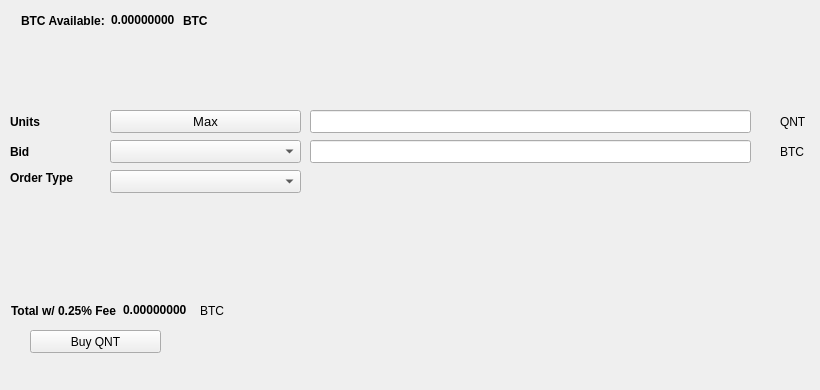
   <widget class="QWidget" name="BuyTab">
    <attribute name="title">
     <string>Buy</string>
    </attribute>
    <widget class="QPushButton" name="BuyQNT">
     <property name="geometry">
      <rect>
       <x>30</x>
       <y>330</y>
       <width>131</width>
       <height>23</height>
      </rect>
     </property>
     <property name="text">
      <string>Buy QNT</string>
     </property>
     <property name="icon">
      <iconset resource="../quantlab.qrc">
       <normaloff>:/icons/bitcoin</normaloff>:/icons/bitcoin</iconset>
     </property>
    </widget>
    <widget class="QLabel" name="label_3">
     <property name="geometry">
      <rect>
       <x>10</x>
       <y>110</y>
       <width>46</width>
       <height>23</height>
      </rect>
     </property>
     <property name="font">
      <font>
       <weight>75</weight>
       <bold>true</bold>
      </font>
     </property>
     <property name="text">
      <string>Units</string>
     </property>
    </widget>
    <widget class="QLineEdit" name="UnitsInput">
     <property name="geometry">
      <rect>
       <x>310</x>
       <y>110</y>
       <width>441</width>
       <height>23</height>
      </rect>
     </property>
     <property name="font">
      <font>
       <pointsize>9</pointsize>
       <weight>75</weight>
       <bold>true</bold>
      </font>
     </property>
    </widget>
    <widget class="QLineEdit" name="BuyBidPriceEdit">
     <property name="geometry">
      <rect>
       <x>310</x>
       <y>140</y>
       <width>441</width>
       <height>23</height>
      </rect>
     </property>
     <property name="font">
      <font>
       <pointsize>9</pointsize>
       <weight>75</weight>
       <bold>true</bold>
      </font>
     </property>
    </widget>
    <widget class="QLabel" name="label_4">
     <property name="geometry">
      <rect>
       <x>780</x>
       <y>110</y>
       <width>31</width>
       <height>23</height>
      </rect>
     </property>
     <property name="text">
      <string>QNT</string>
     </property>
    </widget>
    <widget class="QLabel" name="label_5">
     <property name="geometry">
      <rect>
       <x>780</x>
       <y>140</y>
       <width>31</width>
       <height>23</height>
      </rect>
     </property>
     <property name="text">
      <string>BTC</string>
     </property>
    </widget>
    <widget class="QLabel" name="label_6">
     <property name="geometry">
      <rect>
       <x>10</x>
       <y>140</y>
       <width>46</width>
       <height>23</height>
      </rect>
     </property>
     <property name="font">
      <font>
       <weight>75</weight>
       <bold>true</bold>
      </font>
     </property>
     <property name="text">
      <string>Bid</string>
     </property>
    </widget>
    <widget class="QLabel" name="label_7">
     <property name="geometry">
      <rect>
       <x>10</x>
       <y>170</y>
       <width>91</width>
       <height>16</height>
      </rect>
     </property>
     <property name="font">
      <font>
       <weight>75</weight>
       <bold>true</bold>
      </font>
     </property>
     <property name="text">
      <string>Order Type</string>
     </property>
    </widget>
    <widget class="QPushButton" name="Buy_Max_Amount">
     <property name="geometry">
      <rect>
       <x>110</x>
       <y>110</y>
       <width>191</width>
       <height>23</height>
      </rect>
     </property>
     <property name="font">
      <font>
       <pointsize>10</pointsize>
      </font>
     </property>
     <property name="text">
      <string>Max</string>
     </property>
    </widget>
    <widget class="QComboBox" name="BuyBidcomboBox">
     <property name="geometry">
      <rect>
       <x>110</x>
       <y>140</y>
       <width>191</width>
       <height>23</height>
      </rect>
     </property>
     <property name="font">
      <font>
       <pointsize>10</pointsize>
      </font>
     </property>
    </widget>
    <widget class="QComboBox" name="buyOrdertypeCombo">
     <property name="geometry">
      <rect>
       <x>110</x>
       <y>170</y>
       <width>191</width>
       <height>23</height>
      </rect>
     </property>
     <property name="font">
      <font>
       <pointsize>10</pointsize>
      </font>
     </property>
    </widget>
    <widget class="QWidget" name="layoutWidget1">
     <property name="geometry">
      <rect>
       <x>21</x>
       <y>11</y>
       <width>227</width>
       <height>19</height>
      </rect>
     </property>
     <layout class="QHBoxLayout" name="horizontalLayout_3">
      <item>
       <widget class="QLabel" name="label232">
        <property name="font">
         <font>
          <weight>75</weight>
          <bold>true</bold>
         </font>
        </property>
        <property name="text">
         <string>BTC Available:</string>
        </property>
       </widget>
      </item>
      <item>
       <widget class="QLabel" name="BtcAvailableLbl">
        <property name="palette">
         <palette>
          <active>
           <colorrole role="WindowText">
            <brush brushstyle="SolidPattern">
             <color alpha="255">
              <red>0</red>
              <green>0</green>
              <blue>0</blue>
             </color>
            </brush>
           </colorrole>
           <colorrole role="Button">
            <brush brushstyle="SolidPattern">
             <color alpha="255">
              <red>0</red>
              <green>170</green>
              <blue>0</blue>
             </color>
            </brush>
           </colorrole>
           <colorrole role="Light">
            <brush brushstyle="SolidPattern">
             <color alpha="255">
              <red>0</red>
              <green>255</green>
              <blue>0</blue>
             </color>
            </brush>
           </colorrole>
           <colorrole role="Midlight">
            <brush brushstyle="SolidPattern">
             <color alpha="255">
              <red>0</red>
              <green>212</green>
              <blue>0</blue>
             </color>
            </brush>
           </colorrole>
           <colorrole role="Dark">
            <brush brushstyle="SolidPattern">
             <color alpha="255">
              <red>0</red>
              <green>85</green>
              <blue>0</blue>
             </color>
            </brush>
           </colorrole>
           <colorrole role="Mid">
            <brush brushstyle="SolidPattern">
             <color alpha="255">
              <red>0</red>
              <green>113</green>
              <blue>0</blue>
             </color>
            </brush>
           </colorrole>
           <colorrole role="Text">
            <brush brushstyle="SolidPattern">
             <color alpha="255">
              <red>0</red>
              <green>170</green>
              <blue>0</blue>
             </color>
            </brush>
           </colorrole>
           <colorrole role="BrightText">
            <brush brushstyle="SolidPattern">
             <color alpha="255">
              <red>255</red>
              <green>255</green>
              <blue>255</blue>
             </color>
            </brush>
           </colorrole>
           <colorrole role="ButtonText">
            <brush brushstyle="SolidPattern">
             <color alpha="255">
              <red>0</red>
              <green>0</green>
              <blue>0</blue>
             </color>
            </brush>
           </colorrole>
           <colorrole role="Base">
            <brush brushstyle="SolidPattern">
             <color alpha="255">
              <red>255</red>
              <green>255</green>
              <blue>255</blue>
             </color>
            </brush>
           </colorrole>
           <colorrole role="Window">
            <brush brushstyle="SolidPattern">
             <color alpha="255">
              <red>0</red>
              <green>170</green>
              <blue>0</blue>
             </color>
            </brush>
           </colorrole>
           <colorrole role="Shadow">
            <brush brushstyle="SolidPattern">
             <color alpha="255">
              <red>0</red>
              <green>0</green>
              <blue>0</blue>
             </color>
            </brush>
           </colorrole>
           <colorrole role="AlternateBase">
            <brush brushstyle="SolidPattern">
             <color alpha="255">
              <red>127</red>
              <green>212</green>
              <blue>127</blue>
             </color>
            </brush>
           </colorrole>
           <colorrole role="ToolTipBase">
            <brush brushstyle="SolidPattern">
             <color alpha="255">
              <red>255</red>
              <green>255</green>
              <blue>220</blue>
             </color>
            </brush>
           </colorrole>
           <colorrole role="ToolTipText">
            <brush brushstyle="SolidPattern">
             <color alpha="255">
              <red>0</red>
              <green>0</green>
              <blue>0</blue>
             </color>
            </brush>
           </colorrole>
          </active>
          <inactive>
           <colorrole role="WindowText">
            <brush brushstyle="SolidPattern">
             <color alpha="255">
              <red>0</red>
              <green>0</green>
              <blue>0</blue>
             </color>
            </brush>
           </colorrole>
           <colorrole role="Button">
            <brush brushstyle="SolidPattern">
             <color alpha="255">
              <red>0</red>
              <green>170</green>
              <blue>0</blue>
             </color>
            </brush>
           </colorrole>
           <colorrole role="Light">
            <brush brushstyle="SolidPattern">
             <color alpha="255">
              <red>0</red>
              <green>255</green>
              <blue>0</blue>
             </color>
            </brush>
           </colorrole>
           <colorrole role="Midlight">
            <brush brushstyle="SolidPattern">
             <color alpha="255">
              <red>0</red>
              <green>212</green>
              <blue>0</blue>
             </color>
            </brush>
           </colorrole>
           <colorrole role="Dark">
            <brush brushstyle="SolidPattern">
             <color alpha="255">
              <red>0</red>
              <green>85</green>
              <blue>0</blue>
             </color>
            </brush>
           </colorrole>
           <colorrole role="Mid">
            <brush brushstyle="SolidPattern">
             <color alpha="255">
              <red>0</red>
              <green>113</green>
              <blue>0</blue>
             </color>
            </brush>
           </colorrole>
           <colorrole role="Text">
            <brush brushstyle="SolidPattern">
             <color alpha="255">
              <red>0</red>
              <green>170</green>
              <blue>0</blue>
             </color>
            </brush>
           </colorrole>
           <colorrole role="BrightText">
            <brush brushstyle="SolidPattern">
             <color alpha="255">
              <red>255</red>
              <green>255</green>
              <blue>255</blue>
             </color>
            </brush>
           </colorrole>
           <colorrole role="ButtonText">
            <brush brushstyle="SolidPattern">
             <color alpha="255">
              <red>0</red>
              <green>0</green>
              <blue>0</blue>
             </color>
            </brush>
           </colorrole>
           <colorrole role="Base">
            <brush brushstyle="SolidPattern">
             <color alpha="255">
              <red>255</red>
              <green>255</green>
              <blue>255</blue>
             </color>
            </brush>
           </colorrole>
           <colorrole role="Window">
            <brush brushstyle="SolidPattern">
             <color alpha="255">
              <red>0</red>
              <green>170</green>
              <blue>0</blue>
             </color>
            </brush>
           </colorrole>
           <colorrole role="Shadow">
            <brush brushstyle="SolidPattern">
             <color alpha="255">
              <red>0</red>
              <green>0</green>
              <blue>0</blue>
             </color>
            </brush>
           </colorrole>
           <colorrole role="AlternateBase">
            <brush brushstyle="SolidPattern">
             <color alpha="255">
              <red>127</red>
              <green>212</green>
              <blue>127</blue>
             </color>
            </brush>
           </colorrole>
           <colorrole role="ToolTipBase">
            <brush brushstyle="SolidPattern">
             <color alpha="255">
              <red>255</red>
              <green>255</green>
              <blue>220</blue>
             </color>
            </brush>
           </colorrole>
           <colorrole role="ToolTipText">
            <brush brushstyle="SolidPattern">
             <color alpha="255">
              <red>0</red>
              <green>0</green>
              <blue>0</blue>
             </color>
            </brush>
           </colorrole>
          </inactive>
          <disabled>
           <colorrole role="WindowText">
            <brush brushstyle="SolidPattern">
             <color alpha="255">
              <red>0</red>
              <green>85</green>
              <blue>0</blue>
             </color>
            </brush>
           </colorrole>
           <colorrole role="Button">
            <brush brushstyle="SolidPattern">
             <color alpha="255">
              <red>0</red>
              <green>170</green>
              <blue>0</blue>
             </color>
            </brush>
           </colorrole>
           <colorrole role="Light">
            <brush brushstyle="SolidPattern">
             <color alpha="255">
              <red>0</red>
              <green>255</green>
              <blue>0</blue>
             </color>
            </brush>
           </colorrole>
           <colorrole role="Midlight">
            <brush brushstyle="SolidPattern">
             <color alpha="255">
              <red>0</red>
              <green>212</green>
              <blue>0</blue>
             </color>
            </brush>
           </colorrole>
           <colorrole role="Dark">
            <brush brushstyle="SolidPattern">
             <color alpha="255">
              <red>0</red>
              <green>85</green>
              <blue>0</blue>
             </color>
            </brush>
           </colorrole>
           <colorrole role="Mid">
            <brush brushstyle="SolidPattern">
             <color alpha="255">
              <red>0</red>
              <green>113</green>
              <blue>0</blue>
             </color>
            </brush>
           </colorrole>
           <colorrole role="Text">
            <brush brushstyle="SolidPattern">
             <color alpha="255">
              <red>0</red>
              <green>85</green>
              <blue>0</blue>
             </color>
            </brush>
           </colorrole>
           <colorrole role="BrightText">
            <brush brushstyle="SolidPattern">
             <color alpha="255">
              <red>255</red>
              <green>255</green>
              <blue>255</blue>
             </color>
            </brush>
           </colorrole>
           <colorrole role="ButtonText">
            <brush brushstyle="SolidPattern">
             <color alpha="255">
              <red>0</red>
              <green>85</green>
              <blue>0</blue>
             </color>
            </brush>
           </colorrole>
           <colorrole role="Base">
            <brush brushstyle="SolidPattern">
             <color alpha="255">
              <red>0</red>
              <green>170</green>
              <blue>0</blue>
             </color>
            </brush>
           </colorrole>
           <colorrole role="Window">
            <brush brushstyle="SolidPattern">
             <color alpha="255">
              <red>0</red>
              <green>170</green>
              <blue>0</blue>
             </color>
            </brush>
           </colorrole>
           <colorrole role="Shadow">
            <brush brushstyle="SolidPattern">
             <color alpha="255">
              <red>0</red>
              <green>0</green>
              <blue>0</blue>
             </color>
            </brush>
           </colorrole>
           <colorrole role="AlternateBase">
            <brush brushstyle="SolidPattern">
             <color alpha="255">
              <red>0</red>
              <green>170</green>
              <blue>0</blue>
             </color>
            </brush>
           </colorrole>
           <colorrole role="ToolTipBase">
            <brush brushstyle="SolidPattern">
             <color alpha="255">
              <red>255</red>
              <green>255</green>
              <blue>220</blue>
             </color>
            </brush>
           </colorrole>
           <colorrole role="ToolTipText">
            <brush brushstyle="SolidPattern">
             <color alpha="255">
              <red>0</red>
              <green>0</green>
              <blue>0</blue>
             </color>
            </brush>
           </colorrole>
          </disabled>
         </palette>
        </property>
        <property name="font">
         <font>
          <weight>75</weight>
          <bold>true</bold>
         </font>
        </property>
        <property name="text">
         <string>0.00000000</string>
        </property>
        <property name="textInteractionFlags">
         <set>Qt::LinksAccessibleByMouse|Qt::TextSelectableByKeyboard|Qt::TextSelectableByMouse</set>
        </property>
       </widget>
      </item>
      <item>
       <widget class="QLabel" name="BtcAvailableLbl_2">
        <property name="font">
         <font>
          <weight>75</weight>
          <bold>true</bold>
         </font>
        </property>
        <property name="text">
         <string>BTC</string>
        </property>
       </widget>
      </item>
     </layout>
    </widget>
    <widget class="QWidget" name="layoutWidge2">
     <property name="geometry">
      <rect>
       <x>11</x>
       <y>301</y>
       <width>259</width>
       <height>19</height>
      </rect>
     </property>
     <layout class="QHBoxLayout" name="horizontalLayout_4">
      <item>
       <widget class="QLabel" name="label_9">
        <property name="font">
         <font>
          <weight>75</weight>
          <bold>true</bold>
         </font>
        </property>
        <property name="text">
         <string>Total w/ 0.25% Fee</string>
        </property>
       </widget>
      </item>
      <item>
       <widget class="QLabel" name="BuyCostLabel">
        <property name="palette">
         <palette>
          <active>
           <colorrole role="WindowText">
            <brush brushstyle="SolidPattern">
             <color alpha="255">
              <red>0</red>
              <green>0</green>
              <blue>0</blue>
             </color>
            </brush>
           </colorrole>
           <colorrole role="Button">
            <brush brushstyle="SolidPattern">
             <color alpha="255">
              <red>0</red>
              <green>170</green>
              <blue>0</blue>
             </color>
            </brush>
           </colorrole>
           <colorrole role="Light">
            <brush brushstyle="SolidPattern">
             <color alpha="255">
              <red>0</red>
              <green>255</green>
              <blue>0</blue>
             </color>
            </brush>
           </colorrole>
           <colorrole role="Midlight">
            <brush brushstyle="SolidPattern">
             <color alpha="255">
              <red>0</red>
              <green>212</green>
              <blue>0</blue>
             </color>
            </brush>
           </colorrole>
           <colorrole role="Dark">
            <brush brushstyle="SolidPattern">
             <color alpha="255">
              <red>0</red>
              <green>85</green>
              <blue>0</blue>
             </color>
            </brush>
           </colorrole>
           <colorrole role="Mid">
            <brush brushstyle="SolidPattern">
             <color alpha="255">
              <red>0</red>
              <green>113</green>
              <blue>0</blue>
             </color>
            </brush>
           </colorrole>
           <colorrole role="Text">
            <brush brushstyle="SolidPattern">
             <color alpha="255">
              <red>0</red>
              <green>170</green>
              <blue>0</blue>
             </color>
            </brush>
           </colorrole>
           <colorrole role="BrightText">
            <brush brushstyle="SolidPattern">
             <color alpha="255">
              <red>255</red>
              <green>255</green>
              <blue>255</blue>
             </color>
            </brush>
           </colorrole>
           <colorrole role="ButtonText">
            <brush brushstyle="SolidPattern">
             <color alpha="255">
              <red>0</red>
              <green>0</green>
              <blue>0</blue>
             </color>
            </brush>
           </colorrole>
           <colorrole role="Base">
            <brush brushstyle="SolidPattern">
             <color alpha="255">
              <red>255</red>
              <green>255</green>
              <blue>255</blue>
             </color>
            </brush>
           </colorrole>
           <colorrole role="Window">
            <brush brushstyle="SolidPattern">
             <color alpha="255">
              <red>0</red>
              <green>170</green>
              <blue>0</blue>
             </color>
            </brush>
           </colorrole>
           <colorrole role="Shadow">
            <brush brushstyle="SolidPattern">
             <color alpha="255">
              <red>0</red>
              <green>0</green>
              <blue>0</blue>
             </color>
            </brush>
           </colorrole>
           <colorrole role="AlternateBase">
            <brush brushstyle="SolidPattern">
             <color alpha="255">
              <red>127</red>
              <green>212</green>
              <blue>127</blue>
             </color>
            </brush>
           </colorrole>
           <colorrole role="ToolTipBase">
            <brush brushstyle="SolidPattern">
             <color alpha="255">
              <red>255</red>
              <green>255</green>
              <blue>220</blue>
             </color>
            </brush>
           </colorrole>
           <colorrole role="ToolTipText">
            <brush brushstyle="SolidPattern">
             <color alpha="255">
              <red>0</red>
              <green>0</green>
              <blue>0</blue>
             </color>
            </brush>
           </colorrole>
          </active>
          <inactive>
           <colorrole role="WindowText">
            <brush brushstyle="SolidPattern">
             <color alpha="255">
              <red>0</red>
              <green>0</green>
              <blue>0</blue>
             </color>
            </brush>
           </colorrole>
           <colorrole role="Button">
            <brush brushstyle="SolidPattern">
             <color alpha="255">
              <red>0</red>
              <green>170</green>
              <blue>0</blue>
             </color>
            </brush>
           </colorrole>
           <colorrole role="Light">
            <brush brushstyle="SolidPattern">
             <color alpha="255">
              <red>0</red>
              <green>255</green>
              <blue>0</blue>
             </color>
            </brush>
           </colorrole>
           <colorrole role="Midlight">
            <brush brushstyle="SolidPattern">
             <color alpha="255">
              <red>0</red>
              <green>212</green>
              <blue>0</blue>
             </color>
            </brush>
           </colorrole>
           <colorrole role="Dark">
            <brush brushstyle="SolidPattern">
             <color alpha="255">
              <red>0</red>
              <green>85</green>
              <blue>0</blue>
             </color>
            </brush>
           </colorrole>
           <colorrole role="Mid">
            <brush brushstyle="SolidPattern">
             <color alpha="255">
              <red>0</red>
              <green>113</green>
              <blue>0</blue>
             </color>
            </brush>
           </colorrole>
           <colorrole role="Text">
            <brush brushstyle="SolidPattern">
             <color alpha="255">
              <red>0</red>
              <green>170</green>
              <blue>0</blue>
             </color>
            </brush>
           </colorrole>
           <colorrole role="BrightText">
            <brush brushstyle="SolidPattern">
             <color alpha="255">
              <red>255</red>
              <green>255</green>
              <blue>255</blue>
             </color>
            </brush>
           </colorrole>
           <colorrole role="ButtonText">
            <brush brushstyle="SolidPattern">
             <color alpha="255">
              <red>0</red>
              <green>0</green>
              <blue>0</blue>
             </color>
            </brush>
           </colorrole>
           <colorrole role="Base">
            <brush brushstyle="SolidPattern">
             <color alpha="255">
              <red>255</red>
              <green>255</green>
              <blue>255</blue>
             </color>
            </brush>
           </colorrole>
           <colorrole role="Window">
            <brush brushstyle="SolidPattern">
             <color alpha="255">
              <red>0</red>
              <green>170</green>
              <blue>0</blue>
             </color>
            </brush>
           </colorrole>
           <colorrole role="Shadow">
            <brush brushstyle="SolidPattern">
             <color alpha="255">
              <red>0</red>
              <green>0</green>
              <blue>0</blue>
             </color>
            </brush>
           </colorrole>
           <colorrole role="AlternateBase">
            <brush brushstyle="SolidPattern">
             <color alpha="255">
              <red>127</red>
              <green>212</green>
              <blue>127</blue>
             </color>
            </brush>
           </colorrole>
           <colorrole role="ToolTipBase">
            <brush brushstyle="SolidPattern">
             <color alpha="255">
              <red>255</red>
              <green>255</green>
              <blue>220</blue>
             </color>
            </brush>
           </colorrole>
           <colorrole role="ToolTipText">
            <brush brushstyle="SolidPattern">
             <color alpha="255">
              <red>0</red>
              <green>0</green>
              <blue>0</blue>
             </color>
            </brush>
           </colorrole>
          </inactive>
          <disabled>
           <colorrole role="WindowText">
            <brush brushstyle="SolidPattern">
             <color alpha="255">
              <red>0</red>
              <green>85</green>
              <blue>0</blue>
             </color>
            </brush>
           </colorrole>
           <colorrole role="Button">
            <brush brushstyle="SolidPattern">
             <color alpha="255">
              <red>0</red>
              <green>170</green>
              <blue>0</blue>
             </color>
            </brush>
           </colorrole>
           <colorrole role="Light">
            <brush brushstyle="SolidPattern">
             <color alpha="255">
              <red>0</red>
              <green>255</green>
              <blue>0</blue>
             </color>
            </brush>
           </colorrole>
           <colorrole role="Midlight">
            <brush brushstyle="SolidPattern">
             <color alpha="255">
              <red>0</red>
              <green>212</green>
              <blue>0</blue>
             </color>
            </brush>
           </colorrole>
           <colorrole role="Dark">
            <brush brushstyle="SolidPattern">
             <color alpha="255">
              <red>0</red>
              <green>85</green>
              <blue>0</blue>
             </color>
            </brush>
           </colorrole>
           <colorrole role="Mid">
            <brush brushstyle="SolidPattern">
             <color alpha="255">
              <red>0</red>
              <green>113</green>
              <blue>0</blue>
             </color>
            </brush>
           </colorrole>
           <colorrole role="Text">
            <brush brushstyle="SolidPattern">
             <color alpha="255">
              <red>0</red>
              <green>85</green>
              <blue>0</blue>
             </color>
            </brush>
           </colorrole>
           <colorrole role="BrightText">
            <brush brushstyle="SolidPattern">
             <color alpha="255">
              <red>255</red>
              <green>255</green>
              <blue>255</blue>
             </color>
            </brush>
           </colorrole>
           <colorrole role="ButtonText">
            <brush brushstyle="SolidPattern">
             <color alpha="255">
              <red>0</red>
              <green>85</green>
              <blue>0</blue>
             </color>
            </brush>
           </colorrole>
           <colorrole role="Base">
            <brush brushstyle="SolidPattern">
             <color alpha="255">
              <red>0</red>
              <green>170</green>
              <blue>0</blue>
             </color>
            </brush>
           </colorrole>
           <colorrole role="Window">
            <brush brushstyle="SolidPattern">
             <color alpha="255">
              <red>0</red>
              <green>170</green>
              <blue>0</blue>
             </color>
            </brush>
           </colorrole>
           <colorrole role="Shadow">
            <brush brushstyle="SolidPattern">
             <color alpha="255">
              <red>0</red>
              <green>0</green>
              <blue>0</blue>
             </color>
            </brush>
           </colorrole>
           <colorrole role="AlternateBase">
            <brush brushstyle="SolidPattern">
             <color alpha="255">
              <red>0</red>
              <green>170</green>
              <blue>0</blue>
             </color>
            </brush>
           </colorrole>
           <colorrole role="ToolTipBase">
            <brush brushstyle="SolidPattern">
             <color alpha="255">
              <red>255</red>
              <green>255</green>
              <blue>220</blue>
             </color>
            </brush>
           </colorrole>
           <colorrole role="ToolTipText">
            <brush brushstyle="SolidPattern">
             <color alpha="255">
              <red>0</red>
              <green>0</green>
              <blue>0</blue>
             </color>
            </brush>
           </colorrole>
          </disabled>
         </palette>
        </property>
        <property name="font">
         <font>
          <weight>75</weight>
          <bold>true</bold>
         </font>
        </property>
        <property name="autoFillBackground">
         <bool>false</bool>
        </property>
        <property name="text">
         <string>0.00000000</string>
        </property>
        <property name="textInteractionFlags">
         <set>Qt::LinksAccessibleByMouse|Qt::TextSelectableByMouse</set>
        </property>
       </widget>
      </item>
      <item>
       <widget class="QLabel" name="label_10">
        <property name="font">
         <font>
          <weight>50</weight>
          <bold>false</bold>
         </font>
        </property>
        <property name="text">
         <string>BTC</string>
        </property>
       </widget>
      </item>
     </layout>
    </widget>
    <widget class="QLabel" name="label_24">
     <property name="geometry">
      <rect>
       <x>460</x>
       <y>300</y>
       <width>281</width>
       <height>81</height>
      </rect>
     </property>
     <property name="text">
      <string/>
     </property>
     <property name="pixmap">
      <pixmap>:/images/bittrex</pixmap>
     </property>
    </widget>
   </widget>
